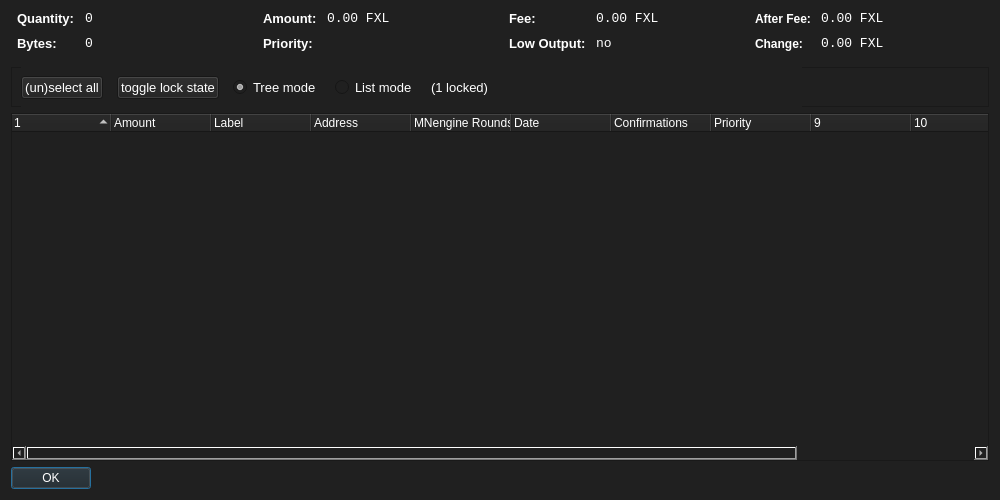
<?xml version="1.0" encoding="UTF-8"?>
<ui version="4.0">
 <class>CoinControlDialog</class>
 <widget class="QDialog" name="CoinControlDialog">
  <property name="geometry">
   <rect>
    <x>0</x>
    <y>0</y>
    <width>1000</width>
    <height>500</height>
   </rect>
  </property>
  <property name="windowTitle">
   <string>Coin Control</string>
  </property>
  <property name="styleSheet">
   <string notr="true">background-color: rgb(32, 32, 32);
color: rgb(255, 255, 255);</string>
  </property>
  <layout class="QVBoxLayout" name="verticalLayout">
   <item>
    <layout class="QHBoxLayout" name="horizontalLayoutTop" stretch="0,0,0,0">
     <property name="topMargin">
      <number>0</number>
     </property>
     <property name="bottomMargin">
      <number>10</number>
     </property>
     <item>
      <layout class="QFormLayout" name="formLayoutCoinControl1">
       <property name="horizontalSpacing">
        <number>10</number>
       </property>
       <property name="verticalSpacing">
        <number>10</number>
       </property>
       <property name="leftMargin">
        <number>6</number>
       </property>
       <property name="rightMargin">
        <number>6</number>
       </property>
       <item row="0" column="0">
        <widget class="QLabel" name="labelCoinControlQuantityText">
         <property name="font">
          <font>
           <pointsize>10</pointsize>
           <weight>75</weight>
           <bold>true</bold>
          </font>
         </property>
         <property name="styleSheet">
          <string notr="true">font-weight:bold;</string>
         </property>
         <property name="text">
          <string>Quantity:</string>
         </property>
        </widget>
       </item>
       <item row="0" column="1">
        <widget class="QLabel" name="labelCoinControlQuantity">
         <property name="font">
          <font>
           <family>Monospace</family>
           <pointsize>10</pointsize>
          </font>
         </property>
         <property name="cursor">
          <cursorShape>IBeamCursor</cursorShape>
         </property>
         <property name="contextMenuPolicy">
          <enum>Qt::ActionsContextMenu</enum>
         </property>
         <property name="text">
          <string notr="true">0</string>
         </property>
         <property name="textInteractionFlags">
          <set>Qt::LinksAccessibleByMouse|Qt::TextSelectableByKeyboard|Qt::TextSelectableByMouse</set>
         </property>
        </widget>
       </item>
       <item row="1" column="0">
        <widget class="QLabel" name="labelCoinControlBytesText">
         <property name="font">
          <font>
           <pointsize>10</pointsize>
           <weight>75</weight>
           <bold>true</bold>
          </font>
         </property>
         <property name="styleSheet">
          <string notr="true">font-weight:bold;</string>
         </property>
         <property name="text">
          <string>Bytes:</string>
         </property>
        </widget>
       </item>
       <item row="1" column="1">
        <widget class="QLabel" name="labelCoinControlBytes">
         <property name="font">
          <font>
           <family>Monospace</family>
           <pointsize>10</pointsize>
          </font>
         </property>
         <property name="cursor">
          <cursorShape>IBeamCursor</cursorShape>
         </property>
         <property name="contextMenuPolicy">
          <enum>Qt::ActionsContextMenu</enum>
         </property>
         <property name="text">
          <string notr="true">0</string>
         </property>
         <property name="textInteractionFlags">
          <set>Qt::LinksAccessibleByMouse|Qt::TextSelectableByKeyboard|Qt::TextSelectableByMouse</set>
         </property>
        </widget>
       </item>
      </layout>
     </item>
     <item>
      <layout class="QFormLayout" name="formLayoutCoinControl2">
       <property name="horizontalSpacing">
        <number>10</number>
       </property>
       <property name="verticalSpacing">
        <number>10</number>
       </property>
       <property name="leftMargin">
        <number>6</number>
       </property>
       <property name="rightMargin">
        <number>6</number>
       </property>
       <item row="0" column="0">
        <widget class="QLabel" name="labelCoinControlAmountText">
         <property name="font">
          <font>
           <pointsize>10</pointsize>
           <weight>75</weight>
           <bold>true</bold>
          </font>
         </property>
         <property name="styleSheet">
          <string notr="true">font-weight:bold;</string>
         </property>
         <property name="text">
          <string>Amount:</string>
         </property>
        </widget>
       </item>
       <item row="0" column="1">
        <widget class="QLabel" name="labelCoinControlAmount">
         <property name="font">
          <font>
           <family>Monospace</family>
           <pointsize>10</pointsize>
          </font>
         </property>
         <property name="cursor">
          <cursorShape>IBeamCursor</cursorShape>
         </property>
         <property name="contextMenuPolicy">
          <enum>Qt::ActionsContextMenu</enum>
         </property>
         <property name="text">
          <string notr="true">0.00 FXL</string>
         </property>
         <property name="textInteractionFlags">
          <set>Qt::LinksAccessibleByMouse|Qt::TextSelectableByKeyboard|Qt::TextSelectableByMouse</set>
         </property>
        </widget>
       </item>
       <item row="1" column="0">
        <widget class="QLabel" name="labelCoinControlPriorityText">
         <property name="font">
          <font>
           <pointsize>10</pointsize>
           <weight>75</weight>
           <bold>true</bold>
          </font>
         </property>
         <property name="styleSheet">
          <string notr="true">font-weight:bold;</string>
         </property>
         <property name="text">
          <string>Priority:</string>
         </property>
        </widget>
       </item>
       <item row="1" column="1">
        <widget class="QLabel" name="labelCoinControlPriority">
         <property name="font">
          <font>
           <family>Monospace</family>
           <pointsize>10</pointsize>
          </font>
         </property>
         <property name="cursor">
          <cursorShape>IBeamCursor</cursorShape>
         </property>
         <property name="contextMenuPolicy">
          <enum>Qt::ActionsContextMenu</enum>
         </property>
         <property name="text">
          <string/>
         </property>
         <property name="textInteractionFlags">
          <set>Qt::LinksAccessibleByMouse|Qt::TextSelectableByKeyboard|Qt::TextSelectableByMouse</set>
         </property>
        </widget>
       </item>
      </layout>
     </item>
     <item>
      <layout class="QFormLayout" name="formLayoutCoinControl3">
       <property name="horizontalSpacing">
        <number>10</number>
       </property>
       <property name="verticalSpacing">
        <number>10</number>
       </property>
       <property name="leftMargin">
        <number>6</number>
       </property>
       <property name="rightMargin">
        <number>6</number>
       </property>
       <item row="0" column="0">
        <widget class="QLabel" name="labelCoinControlFeeText">
         <property name="font">
          <font>
           <pointsize>10</pointsize>
           <weight>75</weight>
           <bold>true</bold>
          </font>
         </property>
         <property name="styleSheet">
          <string notr="true">font-weight:bold;</string>
         </property>
         <property name="text">
          <string>Fee:</string>
         </property>
        </widget>
       </item>
       <item row="0" column="1">
        <widget class="QLabel" name="labelCoinControlFee">
         <property name="font">
          <font>
           <family>Monospace</family>
           <pointsize>10</pointsize>
          </font>
         </property>
         <property name="cursor">
          <cursorShape>IBeamCursor</cursorShape>
         </property>
         <property name="contextMenuPolicy">
          <enum>Qt::ActionsContextMenu</enum>
         </property>
         <property name="text">
          <string notr="true">0.00 FXL</string>
         </property>
         <property name="textInteractionFlags">
          <set>Qt::LinksAccessibleByMouse|Qt::TextSelectableByKeyboard|Qt::TextSelectableByMouse</set>
         </property>
        </widget>
       </item>
       <item row="1" column="0">
        <widget class="QLabel" name="labelCoinControlLowOutputText">
         <property name="enabled">
          <bool>false</bool>
         </property>
         <property name="font">
          <font>
           <pointsize>10</pointsize>
           <weight>75</weight>
           <bold>true</bold>
          </font>
         </property>
         <property name="styleSheet">
          <string notr="true">font-weight:bold;</string>
         </property>
         <property name="text">
          <string>Low Output:</string>
         </property>
        </widget>
       </item>
       <item row="1" column="1">
        <widget class="QLabel" name="labelCoinControlLowOutput">
         <property name="enabled">
          <bool>false</bool>
         </property>
         <property name="font">
          <font>
           <family>Monospace</family>
           <pointsize>10</pointsize>
          </font>
         </property>
         <property name="cursor">
          <cursorShape>IBeamCursor</cursorShape>
         </property>
         <property name="contextMenuPolicy">
          <enum>Qt::ActionsContextMenu</enum>
         </property>
         <property name="text">
          <string notr="true">no</string>
         </property>
         <property name="textInteractionFlags">
          <set>Qt::LinksAccessibleByMouse|Qt::TextSelectableByKeyboard|Qt::TextSelectableByMouse</set>
         </property>
        </widget>
       </item>
      </layout>
     </item>
     <item>
      <layout class="QFormLayout" name="formLayoutCoinControl4">
       <property name="horizontalSpacing">
        <number>10</number>
       </property>
       <property name="verticalSpacing">
        <number>10</number>
       </property>
       <property name="leftMargin">
        <number>6</number>
       </property>
       <property name="rightMargin">
        <number>6</number>
       </property>
       <item row="0" column="0">
        <widget class="QLabel" name="labelCoinControlAfterFeeText">
         <property name="styleSheet">
          <string notr="true">font-weight:bold;</string>
         </property>
         <property name="text">
          <string>After Fee:</string>
         </property>
        </widget>
       </item>
       <item row="0" column="1">
        <widget class="QLabel" name="labelCoinControlAfterFee">
         <property name="font">
          <font>
           <family>Monospace</family>
           <pointsize>10</pointsize>
          </font>
         </property>
         <property name="cursor">
          <cursorShape>IBeamCursor</cursorShape>
         </property>
         <property name="contextMenuPolicy">
          <enum>Qt::ActionsContextMenu</enum>
         </property>
         <property name="text">
          <string notr="true">0.00 FXL</string>
         </property>
         <property name="textInteractionFlags">
          <set>Qt::LinksAccessibleByMouse|Qt::TextSelectableByKeyboard|Qt::TextSelectableByMouse</set>
         </property>
        </widget>
       </item>
       <item row="1" column="0">
        <widget class="QLabel" name="labelCoinControlChangeText">
         <property name="enabled">
          <bool>false</bool>
         </property>
         <property name="styleSheet">
          <string notr="true">font-weight:bold;</string>
         </property>
         <property name="text">
          <string>Change:</string>
         </property>
        </widget>
       </item>
       <item row="1" column="1">
        <widget class="QLabel" name="labelCoinControlChange">
         <property name="enabled">
          <bool>false</bool>
         </property>
         <property name="font">
          <font>
           <family>Monospace</family>
           <pointsize>10</pointsize>
          </font>
         </property>
         <property name="cursor">
          <cursorShape>IBeamCursor</cursorShape>
         </property>
         <property name="contextMenuPolicy">
          <enum>Qt::ActionsContextMenu</enum>
         </property>
         <property name="text">
          <string notr="true">0.00 FXL</string>
         </property>
         <property name="textInteractionFlags">
          <set>Qt::LinksAccessibleByMouse|Qt::TextSelectableByKeyboard|Qt::TextSelectableByMouse</set>
         </property>
        </widget>
       </item>
      </layout>
     </item>
    </layout>
   </item>
   <item>
    <widget class="QFrame" name="frame">
     <property name="minimumSize">
      <size>
       <width>0</width>
       <height>40</height>
      </size>
     </property>
     <property name="frameShape">
      <enum>QFrame::StyledPanel</enum>
     </property>
     <property name="frameShadow">
      <enum>QFrame::Sunken</enum>
     </property>
     <widget class="QWidget" name="horizontalLayoutWidget">
      <property name="geometry">
       <rect>
        <x>10</x>
        <y>0</y>
        <width>781</width>
        <height>41</height>
       </rect>
      </property>
      <layout class="QHBoxLayout" name="horizontalLayoutPanel" stretch="0,0,0,0,0,0">
       <property name="spacing">
        <number>14</number>
       </property>
       <item>
        <widget class="QPushButton" name="pushButtonSelectAll">
         <property name="sizePolicy">
          <sizepolicy hsizetype="Maximum" vsizetype="Fixed">
           <horstretch>0</horstretch>
           <verstretch>0</verstretch>
          </sizepolicy>
         </property>
         <property name="font">
          <font>
           <pointsize>10</pointsize>
          </font>
         </property>
         <property name="text">
          <string>(un)select all</string>
         </property>
        </widget>
       </item>
       <item>
        <widget class="QPushButton" name="pushButtonToggleLock">
         <property name="sizePolicy">
          <sizepolicy hsizetype="Maximum" vsizetype="Fixed">
           <horstretch>0</horstretch>
           <verstretch>0</verstretch>
          </sizepolicy>
         </property>
         <property name="font">
          <font>
           <pointsize>10</pointsize>
          </font>
         </property>
         <property name="text">
          <string>toggle lock state</string>
         </property>
         <property name="autoDefault">
          <bool>false</bool>
         </property>
        </widget>
       </item>
       <item>
        <widget class="QRadioButton" name="radioTreeMode">
         <property name="sizePolicy">
          <sizepolicy hsizetype="Maximum" vsizetype="Fixed">
           <horstretch>0</horstretch>
           <verstretch>0</verstretch>
          </sizepolicy>
         </property>
         <property name="font">
          <font>
           <pointsize>10</pointsize>
          </font>
         </property>
         <property name="text">
          <string>Tree mode</string>
         </property>
         <property name="checked">
          <bool>true</bool>
         </property>
        </widget>
       </item>
       <item>
        <widget class="QRadioButton" name="radioListMode">
         <property name="sizePolicy">
          <sizepolicy hsizetype="Maximum" vsizetype="Fixed">
           <horstretch>0</horstretch>
           <verstretch>0</verstretch>
          </sizepolicy>
         </property>
         <property name="font">
          <font>
           <pointsize>10</pointsize>
          </font>
         </property>
         <property name="text">
          <string>List mode</string>
         </property>
        </widget>
       </item>
       <item>
        <widget class="QLabel" name="labelLocked">
         <property name="font">
          <font>
           <pointsize>10</pointsize>
          </font>
         </property>
         <property name="text">
          <string>(1 locked)</string>
         </property>
        </widget>
       </item>
       <item>
        <spacer name="horizontalSpacer">
         <property name="orientation">
          <enum>Qt::Horizontal</enum>
         </property>
         <property name="sizeHint" stdset="0">
          <size>
           <width>40</width>
           <height>20</height>
          </size>
         </property>
        </spacer>
       </item>
      </layout>
     </widget>
    </widget>
   </item>
   <item>
    <widget class="CoinControlTreeWidget" name="treeWidget">
     <property name="font">
      <font>
       <pointsize>10</pointsize>
      </font>
     </property>
     <property name="contextMenuPolicy">
      <enum>Qt::CustomContextMenu</enum>
     </property>
     <property name="sortingEnabled">
      <bool>false</bool>
     </property>
     <property name="columnCount">
      <number>12</number>
     </property>
     <attribute name="headerShowSortIndicator" stdset="0">
      <bool>true</bool>
     </attribute>
     <attribute name="headerStretchLastSection">
      <bool>false</bool>
     </attribute>
     <column>
      <property name="text">
       <string/>
      </property>
     </column>
     <column>
      <property name="text">
       <string>Amount</string>
      </property>
     </column>
     <column>
      <property name="text">
       <string>Label</string>
      </property>
     </column>
     <column>
      <property name="text">
       <string>Address</string>
      </property>
     </column>
     <column>
      <property name="text">
       <string>MNengine Rounds</string>
      </property>
     </column>
     <column>
      <property name="text">
       <string>Date</string>
      </property>
     </column>
     <column>
      <property name="text">
       <string>Confirmations</string>
      </property>
      <property name="toolTip">
       <string>Confirmed</string>
      </property>
     </column>
     <column>
      <property name="text">
       <string>Priority</string>
      </property>
     </column>
     <column>
      <property name="text">
       <string/>
      </property>
     </column>
     <column>
      <property name="text">
       <string/>
      </property>
     </column>
     <column>
      <property name="text">
       <string/>
      </property>
     </column>
     <column>
      <property name="text">
       <string/>
      </property>
     </column>
    </widget>
   </item>
   <item>
    <widget class="QDialogButtonBox" name="buttonBox">
     <property name="sizePolicy">
      <sizepolicy hsizetype="Maximum" vsizetype="Fixed">
       <horstretch>0</horstretch>
       <verstretch>0</verstretch>
      </sizepolicy>
     </property>
     <property name="font">
      <font>
       <pointsize>10</pointsize>
      </font>
     </property>
     <property name="orientation">
      <enum>Qt::Horizontal</enum>
     </property>
     <property name="standardButtons">
      <set>QDialogButtonBox::Ok</set>
     </property>
    </widget>
   </item>
  </layout>
 </widget>
 <customwidgets>
  <customwidget>
   <class>CoinControlTreeWidget</class>
   <extends>QTreeWidget</extends>
   <header>coincontroltreewidget.h</header>
  </customwidget>
 </customwidgets>
 <resources/>
 <connections/>
</ui>
